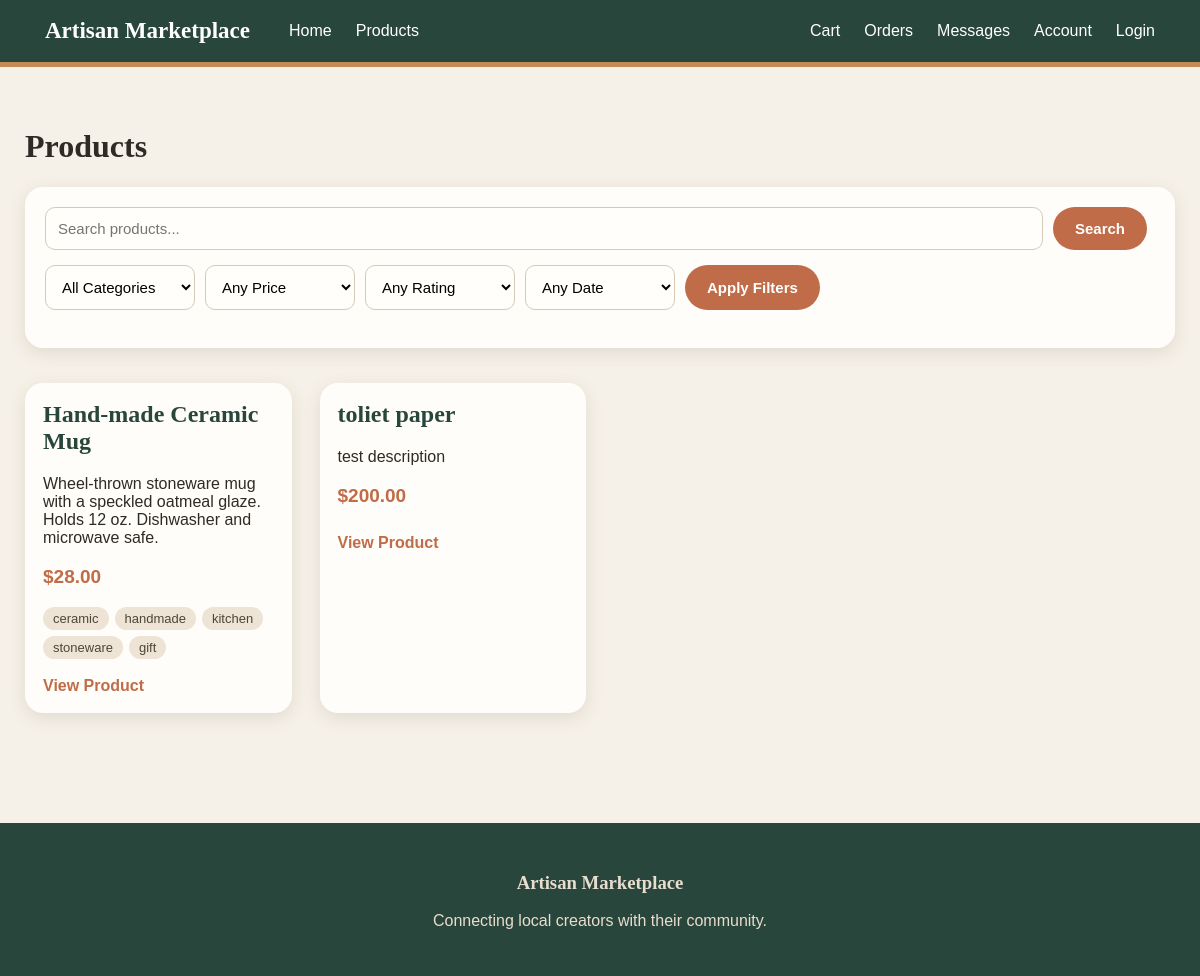
Page /products on the committed database.
### tables this page shows
CREATE TABLE products (
            product_id INTEGER PRIMARY KEY AUTOINCREMENT,
            seller_id INTEGER NOT NULL,
            title TEXT NOT NULL,
            description TEXT,
            price REAL NOT NULL,
            stock_quantity INTEGER NOT NULL,
            created_at TIMESTAMP DEFAULT CURRENT_TIMESTAMP
        );

CREATE TABLE product_tags (
            tag_id INTEGER PRIMARY KEY AUTOINCREMENT,
            product_id INTEGER NOT NULL,
            tag TEXT NOT NULL,
            UNIQUE (product_id, tag)
        );

### app.py (the view)
@app.route("/products")
def products():
    all_products = [
        {"id": p[0], "seller_id": p[1], "title": p[2], "price": p[3], "stock": p[4],
         "description": p[5], "tags": get_product_tags(p[0])}
        for p in list_products()
    ]
    return render_template("products.html", products=all_products)

### database.py (called while the page is built)
def list_products():
    conn = sqlite3.connect(DB_PATH)
    cursor = conn.cursor()
    cursor.execute('''
        SELECT product_id, seller_id, title, price, stock_quantity, description
        FROM products
        ORDER BY product_id DESC
    ''')
    products = cursor.fetchall()
    conn.close()
    return products

def get_product_tags(product_id):
    conn = sqlite3.connect(DB_PATH)
    cursor = conn.cursor()
    cursor.execute('SELECT tag FROM product_tags WHERE product_id = ? ORDER BY tag_id', (product_id,))
    tags = [row[0] for row in cursor.fetchall()]
    conn.close()
    return tags

### templates/products.html (shortened to what this page needs)
{% extends "base.html" %}
{% block content %}
<h1>Products</h1>
<form class="search-form" method="GET" action="/products">
    <div class="search-row">
        <input
            type="text"
            name="search"
            placeholder="Search products..."
        >
        <button type="submit">
            Search
        </button>
    </div>
    <div class="filter-row">
        <select name="category">
            <option value="">All Categories</option>
        </select>
        <select name="price">
            <option value="">Any Price</option>
        </select>
        <select name="rating">
            <option value="">Any Rating</option>
        </select>
        <select name="date">
            <option value="">Any Date</option>
        </select>
        <button type="submit" class="filter-button">
            Apply Filters
        </button>
    </div>
</form>
<div class="product-grid">
    {% for product in products %}
    <div class="product-card">
        <div class="product-card-content">
            <h2>{{ product.title }}</h2>
            {% if product.description %}
            <p>{{ product.description }}</p>
            {% endif %}
            <p class="product-price">${{ "%.2f"|format(product.price) }}</p>
            {% if product.tags %}
            <div class="tag-list">
                {% for tag in product.tags %}
                <span class="tag tag-static">{{ tag }}</span>
                {% endfor %}
            </div>
            {% endif %}
            <a href="/product/{{ product.id }}">View Product</a>
        </div>
    </div>
    {% else %}
    <p>No products are available yet.</p>
    {% endfor %}
</div>
{% endblock %}

### static/style.css (style rules this page uses)
* { box-sizing: border-box; }
body { margin: 0; font-family: "Trebuchet MS", Arial, sans-serif; background-color: #f6f1e8; color: #2f2a25; }
h1, h2, h3 { font-family: Georgia, "Times New Roman", serif; }
a { text-decoration: none; color: inherit; }
button { background-color: #c06c48; color: white; border: none; border-radius: 25px; padding: 12px 22px; font-size: 15px; font-weight: bold; cursor: pointer; margin-top: 12px; margin-right: 8px; transition: 0.2s; }
.product-grid { display: grid; grid-template-columns: repeat(auto-fill, minmax(230px, 1fr)); gap: 28px; }
.search-form { max-width: none; padding: 20px; margin-bottom: 35px; }
.search-row { display: flex; gap: 10px; margin-bottom: 15px; }
.search-row input { flex: 1; }
.search-row button { margin-top: 0; }
.filter-row { display: flex; flex-wrap: wrap; gap: 10px; }
.filter-row select { width: auto; min-width: 150px; }
.filter-button { margin-top: 0; }
.product-card { background-color: #fffdf9; border-radius: 18px; overflow: hidden; padding: 0; box-shadow: 0 5px 18px rgba(77, 61, 45, 0.12); transition: transform 0.25s, box-shadow 0.25s; }
.product-card a { display: inline-block; margin-top: 8px; color: #c06c48; font-weight: bold; }
.product-card-content { padding: 18px; }
.product-card h2, .product-card h3 { margin-top: 0; color: #29463c; }
.product-price { color: #c06c48; font-size: 19px; font-weight: bold; }
form { background-color: #fffdf9; padding: 30px; border-radius: 18px; max-width: 520px; box-shadow: 0 5px 18px rgba(77, 61, 45, 0.12); margin-top: 20px; }
form div { margin-bottom: 18px; }
input, select, textarea { width: 100%; padding: 12px; border: 1px solid #d7c9b8; border-radius: 10px; background-color: #fffefa; font-size: 15px; }
.tag-list { display: flex; flex-wrap: wrap; gap: 6px; margin-bottom: 10px; }
.tag { display: inline-flex; align-items: center; gap: 2px; background-color: #eee4d5; color: #4f4438; border-radius: 12px; padding: 4px 4px 4px 10px; font-size: 13px; }
.tag-static { padding: 4px 10px; }

### rows in the picture
products: title "Hand-made Ceramic Mug", description "Wheel-thrown stoneware mug with a speckled oatmeal glaze. Holds 12 oz. Dishwasher and microwave safe.", price "28.00"
product_tags: tag "ceramic"
product_tags: tag "handmade"
product_tags: tag "kitchen"
product_tags: tag "stoneware"
product_tags: tag "gift"
products: title "toliet paper", description "test description", price "200.00"
